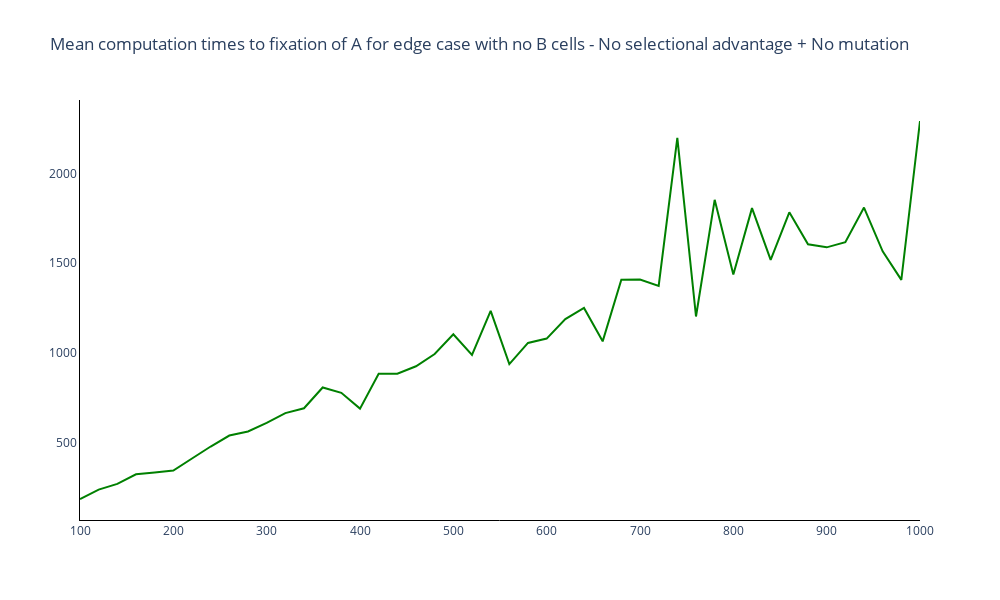

The notebook cell this image was saved under:
### Markdown cell above
### Plot mean computation times to fixation of A

### Code cell
# Trace names - represent the transition probabilities used for the simulation
fig = go.Figure()

# Add traces of the transition probabilities
fig.add_trace(
    go.Scatter(
        y = mean_comp_time_fix_A,
        x = choices_N,
        mode = 'lines',
        line_color = colours[2]
    )
)

fig.update_layout(
    title='Mean computation times to fixation of A for edge case with no B cells - No selectional advantage + No mutation',
    width=1000, 
    height=600,
    plot_bgcolor='white',
    xaxis=dict(linecolor='black'),
    yaxis=dict(linecolor='black'),
    )

### Figure 1 — Plotly figure (JSON) as saved in the notebook; plotly's stock layout.template omitted (floating-point values rounded to 4 significant figures)
{"data": [{"line": {"color": "green"}, "mode": "lines", "type": "scatter", "x": [100, 120, 140, 160, 180, 200, 220, 240, 260, 280, 300, 320, 340, 360, 380, 400, 420, 440, 460, 480, 500, 520, 540, 560, 580, 600, 620, 640, 660, 680, 700, 720, 740, 760, 780, 800, 820, 840, 860, 880, 900, 920, 940, 960, 980, 1000], "y": [186.7, 238.8, 270.6, 324, 334.7, 344.8, 412.4, 478.9, 540.3, 562.8, 610.5, 664.9, 692.2, 807.9, 778.2, 690.2, 884.2, 884.8, 926.0, 994.4, 1104.0, 989.2, 1234.0, 937.9, 1056.0, 1080.0, 1189.0, 1251.0, 1065.0, 1407.0, 1409.0, 1374.0, 2198.0, 1203.0, 1853.0, 1437.0, 1807.0, 1518.0, 1783.0, 1605.0, 1588.0, 1617.0, 1810.0, 1566.0, 1407.0, 2292]}], "layout": {"height": 600, "plot_bgcolor": "white", "title": {"text": "Mean computation times to fixation of A for edge case with no B cells - No selectional advantage + No mutation"}, "width": 1000, "xaxis": {"linecolor": "black"}, "yaxis": {"linecolor": "black"}}}
